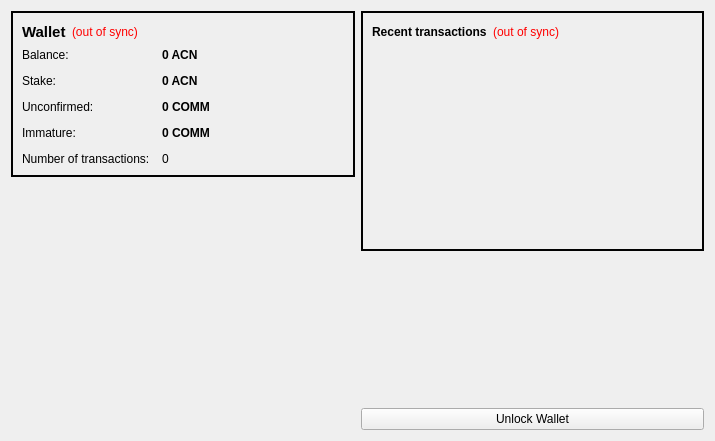
<?xml version="1.0" encoding="UTF-8"?>
<ui version="4.0">
 <class>OverviewPage</class>
 <widget class="QWidget" name="OverviewPage">
  <property name="geometry">
   <rect>
    <x>0</x>
    <y>0</y>
    <width>715</width>
    <height>441</height>
   </rect>
  </property>
  <property name="windowTitle">
   <string>Form</string>
  </property>
  <layout class="QHBoxLayout" name="horizontalLayout" stretch="1,1">
   <item>
    <layout class="QVBoxLayout" name="verticalLayout_2">
     <item>
      <widget class="QFrame" name="frame">
       <property name="styleSheet">
        <string notr="true">#frame {
border: 2px solid #010101;
}</string>
       </property>
       <property name="frameShape">
        <enum>QFrame::StyledPanel</enum>
       </property>
       <property name="frameShadow">
        <enum>QFrame::Raised</enum>
       </property>
       <layout class="QVBoxLayout" name="verticalLayout_4">
        <item>
         <layout class="QHBoxLayout" name="horizontalLayout_4">
          <item>
           <widget class="QLabel" name="label_5">
            <property name="font">
             <font>
              <pointsize>11</pointsize>
              <weight>75</weight>
              <bold>true</bold>
             </font>
            </property>
            <property name="text">
             <string>Wallet</string>
            </property>
           </widget>
          </item>
          <item>
           <widget class="QLabel" name="labelWalletStatus">
            <property name="toolTip">
             <string>The displayed information may be out of date. Your wallet automatically synchronizes with the AvonCoin network after a connection is established, but this process has not completed yet.</string>
            </property>
            <property name="styleSheet">
             <string notr="true">QLabel { color: red; }</string>
            </property>
            <property name="text">
             <string notr="true">(out of sync)</string>
            </property>
            <property name="alignment">
             <set>Qt::AlignLeading|Qt::AlignLeft|Qt::AlignVCenter</set>
            </property>
           </widget>
          </item>
          <item>
           <spacer name="horizontalSpacer_2">
            <property name="orientation">
             <enum>Qt::Horizontal</enum>
            </property>
            <property name="sizeHint" stdset="0">
             <size>
              <width>40</width>
              <height>20</height>
             </size>
            </property>
           </spacer>
          </item>
         </layout>
        </item>
        <item>
         <layout class="QFormLayout" name="formLayout_2">
          <property name="fieldGrowthPolicy">
           <enum>QFormLayout::AllNonFixedFieldsGrow</enum>
          </property>
          <property name="horizontalSpacing">
           <number>12</number>
          </property>
          <property name="verticalSpacing">
           <number>12</number>
          </property>
          <item row="0" column="0">
           <widget class="QLabel" name="label">
            <property name="text">
             <string>Balance:</string>
            </property>
           </widget>
          </item>
          <item row="0" column="1">
           <widget class="QLabel" name="labelBalance">
            <property name="font">
             <font>
              <weight>75</weight>
              <bold>true</bold>
             </font>
            </property>
            <property name="cursor">
             <cursorShape>IBeamCursor</cursorShape>
            </property>
            <property name="toolTip">
             <string>Your current balance</string>
            </property>
            <property name="text">
             <string notr="true">0 ACN</string>
            </property>
            <property name="textInteractionFlags">
             <set>Qt::LinksAccessibleByMouse|Qt::TextSelectableByKeyboard|Qt::TextSelectableByMouse</set>
            </property>
           </widget>
          </item>
          <item row="1" column="0">
           <widget class="QLabel" name="label_6">
            <property name="text">
             <string>Stake:</string>
            </property>
           </widget>
          </item>
          <item row="1" column="1">
           <widget class="QLabel" name="labelStake">
            <property name="font">
             <font>
              <weight>75</weight>
              <bold>true</bold>
             </font>
            </property>
            <property name="cursor">
             <cursorShape>IBeamCursor</cursorShape>
            </property>
            <property name="toolTip">
             <string>Total of coins that was staked, and do not yet count toward the current balance</string>
            </property>
            <property name="text">
             <string notr="true">0 ACN</string>
            </property>
            <property name="textInteractionFlags">
             <set>Qt::LinksAccessibleByMouse|Qt::TextSelectableByKeyboard|Qt::TextSelectableByMouse</set>
            </property>
           </widget>
          </item>
          <item row="2" column="0">
           <widget class="QLabel" name="label_3">
            <property name="text">
             <string>Unconfirmed:</string>
            </property>
           </widget>
          </item>
          <item row="2" column="1">
           <widget class="QLabel" name="labelUnconfirmed">
            <property name="font">
             <font>
              <weight>75</weight>
              <bold>true</bold>
             </font>
            </property>
            <property name="cursor">
             <cursorShape>IBeamCursor</cursorShape>
            </property>
            <property name="toolTip">
             <string>Total of transactions that have yet to be confirmed, and do not yet count toward the current balance</string>
            </property>
            <property name="text">
             <string notr="true">0 COMM</string>
            </property>
            <property name="textInteractionFlags">
             <set>Qt::LinksAccessibleByMouse|Qt::TextSelectableByKeyboard|Qt::TextSelectableByMouse</set>
            </property>
           </widget>
          </item>
          <item row="3" column="0">
           <widget class="QLabel" name="labelImmatureText">
            <property name="text">
             <string>Immature:</string>
            </property>
           </widget>
          </item>
          <item row="3" column="1">
           <widget class="QLabel" name="labelImmature">
            <property name="font">
             <font>
              <weight>75</weight>
              <bold>true</bold>
             </font>
            </property>
            <property name="toolTip">
             <string>Mined balance that has not yet matured</string>
            </property>
            <property name="text">
             <string notr="true">0 COMM</string>
            </property>
            <property name="textInteractionFlags">
             <set>Qt::LinksAccessibleByMouse|Qt::TextSelectableByKeyboard|Qt::TextSelectableByMouse</set>
            </property>
           </widget>
          </item>
          <item row="4" column="0">
           <widget class="QLabel" name="label_2">
            <property name="text">
             <string>Number of transactions:</string>
            </property>
           </widget>
          </item>
          <item row="4" column="1">
           <widget class="QLabel" name="labelNumTransactions">
            <property name="toolTip">
             <string>Total number of transactions in wallet</string>
            </property>
            <property name="text">
             <string notr="true">0</string>
            </property>
           </widget>
          </item>
         </layout>
        </item>
       </layout>
      </widget>
     </item>
     <item>
      <spacer name="verticalSpacer">
       <property name="orientation">
        <enum>Qt::Vertical</enum>
       </property>
       <property name="sizeHint" stdset="0">
        <size>
         <width>20</width>
         <height>40</height>
        </size>
       </property>
      </spacer>
     </item>
     <item>
      <widget class="QLabel" name="label_6">
       <property name="text">
        <string/>
       </property>
       <property name="pixmap">
        <pixmap resource="../bitcoin.qrc">:/images/backg</pixmap>
       </property>
       <property name="scaledContents">
        <bool>false</bool>
       </property>
       <property name="alignment">
        <set>Qt::AlignCenter</set>
       </property>
       <property name="margin">
        <number>-2</number>
       </property>
      </widget>
     </item>
    </layout>
   </item>
   <item>
    <layout class="QVBoxLayout" name="verticalLayout_3">
     <item>
      <widget class="QFrame" name="frame_2">
       <property name="styleSheet">
        <string notr="true">#frame_2 {
border: 2px solid #010101;
}</string>
       </property>
       <property name="frameShape">
        <enum>QFrame::StyledPanel</enum>
       </property>
       <property name="frameShadow">
        <enum>QFrame::Raised</enum>
       </property>
       <layout class="QVBoxLayout" name="verticalLayout">
        <item>
         <layout class="QHBoxLayout" name="horizontalLayout_2">
          <item>
           <widget class="QLabel" name="label_4">
            <property name="text">
             <string>&lt;b&gt;Recent transactions&lt;/b&gt;</string>
            </property>
           </widget>
          </item>
          <item>
           <widget class="QLabel" name="labelTransactionsStatus">
            <property name="toolTip">
             <string>The displayed information may be out of date. Your wallet automatically synchronizes with the AvonCoin network after a connection is established, but this process has not completed yet.</string>
            </property>
            <property name="styleSheet">
             <string notr="true">QLabel { color: red; }</string>
            </property>
            <property name="text">
             <string notr="true">(out of sync)</string>
            </property>
            <property name="alignment">
             <set>Qt::AlignRight|Qt::AlignTrailing|Qt::AlignVCenter</set>
            </property>
           </widget>
          </item>
          <item>
           <spacer name="horizontalSpacer">
            <property name="orientation">
             <enum>Qt::Horizontal</enum>
            </property>
            <property name="sizeHint" stdset="0">
             <size>
              <width>40</width>
              <height>20</height>
             </size>
            </property>
           </spacer>
          </item>
         </layout>
        </item>
        <item>
         <widget class="QListView" name="listTransactions">
          <property name="styleSheet">
           <string notr="true">QListView { background: transparent; }</string>
          </property>
          <property name="frameShape">
           <enum>QFrame::NoFrame</enum>
          </property>
          <property name="verticalScrollBarPolicy">
           <enum>Qt::ScrollBarAlwaysOff</enum>
          </property>
          <property name="horizontalScrollBarPolicy">
           <enum>Qt::ScrollBarAlwaysOff</enum>
          </property>
          <property name="selectionMode">
           <enum>QAbstractItemView::NoSelection</enum>
          </property>
         </widget>
        </item>
       </layout>
      </widget>
     </item>
     <item>
      <spacer name="verticalSpacer_2">
       <property name="orientation">
        <enum>Qt::Vertical</enum>
       </property>
       <property name="sizeHint" stdset="0">
        <size>
         <width>20</width>
         <height>40</height>
        </size>
       </property>
      </spacer>
     </item>
     <item>
      <widget class="QPushButton" name="unlockWalletButton">
       <property name="text">
        <string>Unlock Wallet</string>
       </property>
      </widget>
     </item>
    </layout>
   </item>
  </layout>
 </widget>
 <resources>
  <include location="../bitcoin.qrc"/>
 </resources>
 <connections/>
</ui>
